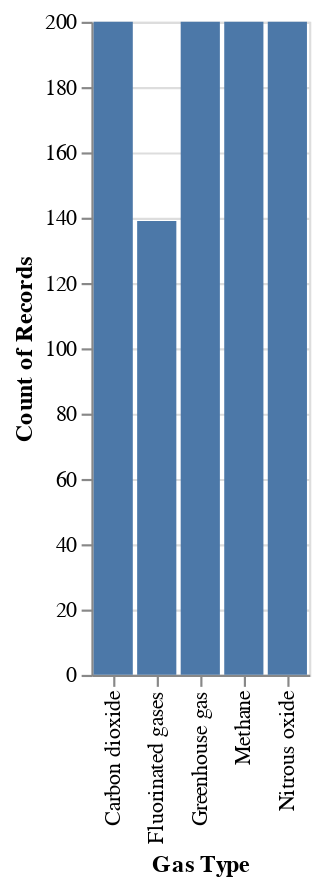

Write notebook code for a chart like this one.
### Markdown cell above
Below, we can see the different gas types that were measured. Fluorinated gases are slightly less common in this dataset.

### Code cell
alt.Chart(ghg).mark_bar().encode(
    x = alt.X('Gas Type'),
    y = alt.Y('count()')
)

### Figure 1 — Vega-Lite specification as saved in the notebook (floating-point values rounded to 4 significant figures; data arrays with more than 128 entries replaced by an {"elided": "..."} marker saying what was removed)
{"config": {"view": {"continuousWidth": 400, "continuousHeight": 300}}, "data": {"name": "data-8f5344d7b324653f8fd9cb9aa22fec5f"}, "mark": "bar", "encoding": {"x": {"field": "Gas Type", "type": "nominal"}, "y": {"aggregate": "count", "type": "quantitative"}}, "$schema": "https://vega.github.io/schema/vega-lite/v4.17.0.json", "datasets": {"data-8f5344d7b324653f8fd9cb9aa22fec5f": {"elided": "939 records"}}}
